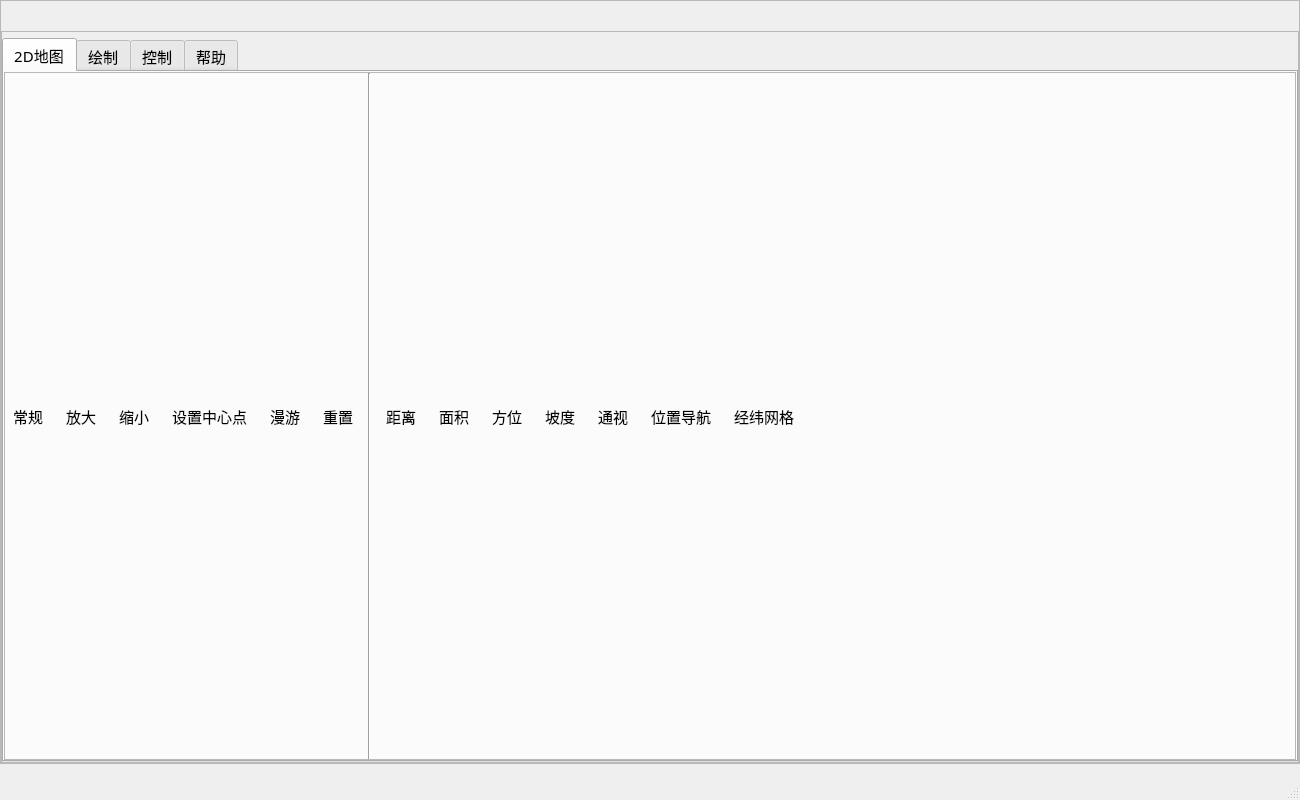
<?xml version="1.0" encoding="UTF-8"?>
<ui version="4.0">
 <class>MAP_GUI_MainWindow</class>
 <widget class="QMainWindow" name="MAP_GUI_MainWindow">
  <property name="geometry">
   <rect>
    <x>0</x>
    <y>0</y>
    <width>1300</width>
    <height>800</height>
   </rect>
  </property>
  <property name="font">
   <font>
    <family>微软雅黑</family>
    <pointsize>11</pointsize>
   </font>
  </property>
  <property name="windowTitle">
   <string>MainWindow</string>
  </property>
  <widget class="QWidget" name="centralwidget">
   <layout class="QGridLayout" name="gridLayout">
    <property name="leftMargin">
     <number>0</number>
    </property>
    <property name="topMargin">
     <number>0</number>
    </property>
    <property name="rightMargin">
     <number>0</number>
    </property>
    <property name="bottomMargin">
     <number>9</number>
    </property>
    <item row="0" column="0">
     <widget class="QFrame" name="mapFrame">
      <property name="frameShape">
       <enum>QFrame::StyledPanel</enum>
      </property>
      <property name="frameShadow">
       <enum>QFrame::Raised</enum>
      </property>
      <layout class="QGridLayout" name="gridLayout_2" rowstretch="1,0">
       <property name="leftMargin">
        <number>0</number>
       </property>
       <property name="topMargin">
        <number>0</number>
       </property>
       <property name="rightMargin">
        <number>0</number>
       </property>
       <property name="bottomMargin">
        <number>0</number>
       </property>
       <property name="spacing">
        <number>0</number>
       </property>
       <item row="1" column="0">
        <widget class="QFrame" name="RibbornFrame">
         <property name="frameShape">
          <enum>QFrame::StyledPanel</enum>
         </property>
         <property name="frameShadow">
          <enum>QFrame::Raised</enum>
         </property>
         <layout class="QGridLayout" name="gridLayout_7">
          <property name="leftMargin">
           <number>0</number>
          </property>
          <property name="topMargin">
           <number>6</number>
          </property>
          <property name="rightMargin">
           <number>0</number>
          </property>
          <property name="bottomMargin">
           <number>0</number>
          </property>
          <property name="spacing">
           <number>0</number>
          </property>
          <item row="0" column="0">
           <widget class="QTabWidget" name="RibbornMenu">
            <property name="font">
             <font>
              <family>微软雅黑</family>
             </font>
            </property>
            <property name="currentIndex">
             <number>0</number>
            </property>
            <widget class="QWidget" name="tab">
             <attribute name="title">
              <string>2D地图</string>
             </attribute>
             <layout class="QGridLayout" name="gridLayout_3">
              <property name="leftMargin">
               <number>0</number>
              </property>
              <property name="topMargin">
               <number>0</number>
              </property>
              <property name="rightMargin">
               <number>0</number>
              </property>
              <property name="bottomMargin">
               <number>0</number>
              </property>
              <property name="spacing">
               <number>0</number>
              </property>
              <item row="0" column="0">
               <widget class="QFrame" name="m_DataFrame_4">
                <property name="frameShape">
                 <enum>QFrame::StyledPanel</enum>
                </property>
                <property name="frameShadow">
                 <enum>QFrame::Raised</enum>
                </property>
                <layout class="QHBoxLayout" name="horizontalLayout_3">
                 <property name="spacing">
                  <number>7</number>
                 </property>
                 <property name="leftMargin">
                  <number>0</number>
                 </property>
                 <property name="topMargin">
                  <number>0</number>
                 </property>
                 <property name="rightMargin">
                  <number>0</number>
                 </property>
                 <property name="bottomMargin">
                  <number>0</number>
                 </property>
                 <item>
                  <widget class="QToolButton" name="m_CreateDataSourcePtn_4">
                   <property name="text">
                    <string>常规</string>
                   </property>
                   <property name="icon">
                    <iconset resource="../resource.qrc">
                     <normaloff>:/Icon/icon/normal.png</normaloff>:/Icon/icon/normal.png</iconset>
                   </property>
                   <property name="iconSize">
                    <size>
                     <width>30</width>
                     <height>30</height>
                    </size>
                   </property>
                   <property name="toolButtonStyle">
                    <enum>Qt::ToolButtonTextUnderIcon</enum>
                   </property>
                   <property name="autoRaise">
                    <bool>true</bool>
                   </property>
                  </widget>
                 </item>
                 <item>
                  <widget class="QToolButton" name="m_OpenDataSourcePtn_4">
                   <property name="text">
                    <string>放大</string>
                   </property>
                   <property name="icon">
                    <iconset resource="../resource.qrc">
                     <normaloff>:/Icon/icon/amplify.png</normaloff>:/Icon/icon/amplify.png</iconset>
                   </property>
                   <property name="iconSize">
                    <size>
                     <width>30</width>
                     <height>30</height>
                    </size>
                   </property>
                   <property name="toolButtonStyle">
                    <enum>Qt::ToolButtonTextUnderIcon</enum>
                   </property>
                   <property name="autoRaise">
                    <bool>true</bool>
                   </property>
                  </widget>
                 </item>
                 <item>
                  <widget class="QToolButton" name="m_EditDataSourcePtn_3">
                   <property name="text">
                    <string>缩小</string>
                   </property>
                   <property name="icon">
                    <iconset resource="../resource.qrc">
                     <normaloff>:/Icon/icon/reduce.png</normaloff>:/Icon/icon/reduce.png</iconset>
                   </property>
                   <property name="iconSize">
                    <size>
                     <width>30</width>
                     <height>30</height>
                    </size>
                   </property>
                   <property name="toolButtonStyle">
                    <enum>Qt::ToolButtonTextUnderIcon</enum>
                   </property>
                   <property name="autoRaise">
                    <bool>true</bool>
                   </property>
                  </widget>
                 </item>
                 <item>
                  <widget class="QToolButton" name="m_DeleteDataSourcePtn_3">
                   <property name="text">
                    <string>设置中心点</string>
                   </property>
                   <property name="icon">
                    <iconset resource="../resource.qrc">
                     <normaloff>:/Icon/icon/target.png</normaloff>:/Icon/icon/target.png</iconset>
                   </property>
                   <property name="iconSize">
                    <size>
                     <width>30</width>
                     <height>30</height>
                    </size>
                   </property>
                   <property name="toolButtonStyle">
                    <enum>Qt::ToolButtonTextUnderIcon</enum>
                   </property>
                   <property name="autoRaise">
                    <bool>true</bool>
                   </property>
                  </widget>
                 </item>
                 <item>
                  <widget class="QToolButton" name="m_CreateTablePtn_3">
                   <property name="text">
                    <string>漫游</string>
                   </property>
                   <property name="icon">
                    <iconset resource="../resource.qrc">
                     <normaloff>:/Icon/icon/Hand.png</normaloff>:/Icon/icon/Hand.png</iconset>
                   </property>
                   <property name="iconSize">
                    <size>
                     <width>30</width>
                     <height>30</height>
                    </size>
                   </property>
                   <property name="toolButtonStyle">
                    <enum>Qt::ToolButtonTextUnderIcon</enum>
                   </property>
                   <property name="autoRaise">
                    <bool>true</bool>
                   </property>
                  </widget>
                 </item>
                 <item>
                  <widget class="QToolButton" name="m_EditTablePtn_3">
                   <property name="text">
                    <string>重置</string>
                   </property>
                   <property name="icon">
                    <iconset resource="../resource.qrc">
                     <normaloff>:/Icon/icon/reset.png</normaloff>:/Icon/icon/reset.png</iconset>
                   </property>
                   <property name="iconSize">
                    <size>
                     <width>30</width>
                     <height>30</height>
                    </size>
                   </property>
                   <property name="toolButtonStyle">
                    <enum>Qt::ToolButtonTextUnderIcon</enum>
                   </property>
                   <property name="autoRaise">
                    <bool>true</bool>
                   </property>
                  </widget>
                 </item>
                 <item>
                  <widget class="Line" name="m_DataLine2_4">
                   <property name="orientation">
                    <enum>Qt::Vertical</enum>
                   </property>
                  </widget>
                 </item>
                 <item>
                  <widget class="QToolButton" name="m_DistancePtn">
                   <property name="text">
                    <string>距离</string>
                   </property>
                   <property name="icon">
                    <iconset resource="../resource.qrc">
                     <normaloff>:/Icon/icon/distance.png</normaloff>:/Icon/icon/distance.png</iconset>
                   </property>
                   <property name="iconSize">
                    <size>
                     <width>30</width>
                     <height>30</height>
                    </size>
                   </property>
                   <property name="toolButtonStyle">
                    <enum>Qt::ToolButtonTextUnderIcon</enum>
                   </property>
                   <property name="autoRaise">
                    <bool>true</bool>
                   </property>
                  </widget>
                 </item>
                 <item>
                  <widget class="QToolButton" name="m_AreaPtn">
                   <property name="text">
                    <string>面积</string>
                   </property>
                   <property name="icon">
                    <iconset resource="../resource.qrc">
                     <normaloff>:/Icon/icon/area-gra.png</normaloff>:/Icon/icon/area-gra.png</iconset>
                   </property>
                   <property name="iconSize">
                    <size>
                     <width>30</width>
                     <height>30</height>
                    </size>
                   </property>
                   <property name="toolButtonStyle">
                    <enum>Qt::ToolButtonTextUnderIcon</enum>
                   </property>
                   <property name="autoRaise">
                    <bool>true</bool>
                   </property>
                  </widget>
                 </item>
                 <item>
                  <widget class="QToolButton" name="toolButton_3">
                   <property name="text">
                    <string>方位</string>
                   </property>
                   <property name="icon">
                    <iconset resource="../resource.qrc">
                     <normaloff>:/Icon/icon/direction.png</normaloff>:/Icon/icon/direction.png</iconset>
                   </property>
                   <property name="iconSize">
                    <size>
                     <width>30</width>
                     <height>30</height>
                    </size>
                   </property>
                   <property name="toolButtonStyle">
                    <enum>Qt::ToolButtonTextUnderIcon</enum>
                   </property>
                   <property name="autoRaise">
                    <bool>true</bool>
                   </property>
                  </widget>
                 </item>
                 <item>
                  <widget class="QToolButton" name="toolButton_4">
                   <property name="text">
                    <string>坡度</string>
                   </property>
                   <property name="icon">
                    <iconset resource="../resource.qrc">
                     <normaloff>:/Icon/icon/slope.png</normaloff>:/Icon/icon/slope.png</iconset>
                   </property>
                   <property name="iconSize">
                    <size>
                     <width>30</width>
                     <height>30</height>
                    </size>
                   </property>
                   <property name="toolButtonStyle">
                    <enum>Qt::ToolButtonTextUnderIcon</enum>
                   </property>
                   <property name="autoRaise">
                    <bool>true</bool>
                   </property>
                  </widget>
                 </item>
                 <item>
                  <widget class="QToolButton" name="toolButton_5">
                   <property name="text">
                    <string>通视</string>
                   </property>
                   <property name="icon">
                    <iconset resource="../resource.qrc">
                     <normaloff>:/Icon/icon/vision.png</normaloff>:/Icon/icon/vision.png</iconset>
                   </property>
                   <property name="iconSize">
                    <size>
                     <width>30</width>
                     <height>30</height>
                    </size>
                   </property>
                   <property name="toolButtonStyle">
                    <enum>Qt::ToolButtonTextUnderIcon</enum>
                   </property>
                   <property name="autoRaise">
                    <bool>true</bool>
                   </property>
                  </widget>
                 </item>
                 <item>
                  <widget class="QToolButton" name="toolButton_6">
                   <property name="text">
                    <string>位置导航</string>
                   </property>
                   <property name="icon">
                    <iconset resource="../resource.qrc">
                     <normaloff>:/Icon/icon/navigation.png</normaloff>:/Icon/icon/navigation.png</iconset>
                   </property>
                   <property name="iconSize">
                    <size>
                     <width>30</width>
                     <height>30</height>
                    </size>
                   </property>
                   <property name="toolButtonStyle">
                    <enum>Qt::ToolButtonTextUnderIcon</enum>
                   </property>
                   <property name="autoRaise">
                    <bool>true</bool>
                   </property>
                  </widget>
                 </item>
                 <item>
                  <widget class="QToolButton" name="toolButton_7">
                   <property name="text">
                    <string>经纬网格</string>
                   </property>
                   <property name="icon">
                    <iconset resource="../resource.qrc">
                     <normaloff>:/Icon/icon/world_grid.png</normaloff>:/Icon/icon/world_grid.png</iconset>
                   </property>
                   <property name="iconSize">
                    <size>
                     <width>30</width>
                     <height>30</height>
                    </size>
                   </property>
                   <property name="toolButtonStyle">
                    <enum>Qt::ToolButtonTextUnderIcon</enum>
                   </property>
                   <property name="autoRaise">
                    <bool>true</bool>
                   </property>
                  </widget>
                 </item>
                 <item>
                  <spacer name="m_DataSpacer_4">
                   <property name="orientation">
                    <enum>Qt::Horizontal</enum>
                   </property>
                   <property name="sizeHint" stdset="0">
                    <size>
                     <width>40</width>
                     <height>20</height>
                    </size>
                   </property>
                  </spacer>
                 </item>
                 <item>
                  <layout class="QVBoxLayout" name="verticalLayout_4">
                   <property name="rightMargin">
                    <number>8</number>
                   </property>
                   <item>
                    <spacer name="verticalSpacer_6">
                     <property name="orientation">
                      <enum>Qt::Vertical</enum>
                     </property>
                     <property name="sizeHint" stdset="0">
                      <size>
                       <width>20</width>
                       <height>40</height>
                      </size>
                     </property>
                    </spacer>
                   </item>
                   <item>
                    <widget class="QToolButton" name="m_dataFixPtn_4">
                     <property name="toolTip">
                      <string>折叠功能区</string>
                     </property>
                     <property name="text">
                      <string/>
                     </property>
                     <property name="icon">
                      <iconset>
                       <normaloff>:/icon/icon/up.png</normaloff>:/icon/icon/up.png</iconset>
                     </property>
                     <property name="autoRaise">
                      <bool>true</bool>
                     </property>
                    </widget>
                   </item>
                  </layout>
                 </item>
                </layout>
               </widget>
              </item>
             </layout>
            </widget>
            <widget class="QWidget" name="helpSystemTab">
             <attribute name="title">
              <string>绘制</string>
             </attribute>
             <layout class="QGridLayout" name="gridLayout_5">
              <property name="leftMargin">
               <number>0</number>
              </property>
              <property name="topMargin">
               <number>0</number>
              </property>
              <property name="rightMargin">
               <number>0</number>
              </property>
              <property name="bottomMargin">
               <number>0</number>
              </property>
              <property name="spacing">
               <number>0</number>
              </property>
              <item row="0" column="1">
               <widget class="QFrame" name="m_DataFrame">
                <property name="frameShape">
                 <enum>QFrame::StyledPanel</enum>
                </property>
                <property name="frameShadow">
                 <enum>QFrame::Raised</enum>
                </property>
                <layout class="QHBoxLayout" name="horizontalLayout_2">
                 <property name="spacing">
                  <number>7</number>
                 </property>
                 <property name="leftMargin">
                  <number>0</number>
                 </property>
                 <property name="topMargin">
                  <number>0</number>
                 </property>
                 <property name="rightMargin">
                  <number>0</number>
                 </property>
                 <property name="bottomMargin">
                  <number>0</number>
                 </property>
                 <item>
                  <widget class="QToolButton" name="m_CreateDataSourcePtn">
                   <property name="text">
                    <string>复制</string>
                   </property>
                   <property name="icon">
                    <iconset resource="../resource.qrc">
                     <normaloff>:/Icon/icon/copy.png</normaloff>:/Icon/icon/copy.png</iconset>
                   </property>
                   <property name="iconSize">
                    <size>
                     <width>30</width>
                     <height>30</height>
                    </size>
                   </property>
                   <property name="toolButtonStyle">
                    <enum>Qt::ToolButtonTextUnderIcon</enum>
                   </property>
                   <property name="autoRaise">
                    <bool>true</bool>
                   </property>
                  </widget>
                 </item>
                 <item>
                  <widget class="QToolButton" name="m_OpenDataSourcePtn">
                   <property name="text">
                    <string>剪切</string>
                   </property>
                   <property name="icon">
                    <iconset resource="../resource.qrc">
                     <normaloff>:/Icon/icon/cut.png</normaloff>:/Icon/icon/cut.png</iconset>
                   </property>
                   <property name="iconSize">
                    <size>
                     <width>30</width>
                     <height>30</height>
                    </size>
                   </property>
                   <property name="toolButtonStyle">
                    <enum>Qt::ToolButtonTextUnderIcon</enum>
                   </property>
                   <property name="autoRaise">
                    <bool>true</bool>
                   </property>
                  </widget>
                 </item>
                 <item>
                  <widget class="QToolButton" name="m_EditDataSourcePtn">
                   <property name="text">
                    <string>粘贴</string>
                   </property>
                   <property name="icon">
                    <iconset resource="../resource.qrc">
                     <normaloff>:/Icon/icon/paste.png</normaloff>:/Icon/icon/paste.png</iconset>
                   </property>
                   <property name="iconSize">
                    <size>
                     <width>30</width>
                     <height>30</height>
                    </size>
                   </property>
                   <property name="toolButtonStyle">
                    <enum>Qt::ToolButtonTextUnderIcon</enum>
                   </property>
                   <property name="autoRaise">
                    <bool>true</bool>
                   </property>
                  </widget>
                 </item>
                 <item>
                  <widget class="QToolButton" name="m_DeleteDataSourcePtn">
                   <property name="text">
                    <string>删除</string>
                   </property>
                   <property name="icon">
                    <iconset resource="../resource.qrc">
                     <normaloff>:/Icon/icon/delete.png</normaloff>:/Icon/icon/delete.png</iconset>
                   </property>
                   <property name="iconSize">
                    <size>
                     <width>30</width>
                     <height>30</height>
                    </size>
                   </property>
                   <property name="toolButtonStyle">
                    <enum>Qt::ToolButtonTextUnderIcon</enum>
                   </property>
                   <property name="autoRaise">
                    <bool>true</bool>
                   </property>
                  </widget>
                 </item>
                 <item>
                  <widget class="Line" name="m_DataLine">
                   <property name="orientation">
                    <enum>Qt::Vertical</enum>
                   </property>
                  </widget>
                 </item>
                 <item>
                  <spacer name="m_DataSpacer">
                   <property name="orientation">
                    <enum>Qt::Horizontal</enum>
                   </property>
                   <property name="sizeHint" stdset="0">
                    <size>
                     <width>40</width>
                     <height>20</height>
                    </size>
                   </property>
                  </spacer>
                 </item>
                 <item>
                  <layout class="QVBoxLayout" name="verticalLayout_3">
                   <property name="rightMargin">
                    <number>8</number>
                   </property>
                   <item>
                    <spacer name="verticalSpacer_2">
                     <property name="orientation">
                      <enum>Qt::Vertical</enum>
                     </property>
                     <property name="sizeHint" stdset="0">
                      <size>
                       <width>20</width>
                       <height>40</height>
                      </size>
                     </property>
                    </spacer>
                   </item>
                   <item>
                    <widget class="QToolButton" name="m_dataFixPtn">
                     <property name="toolTip">
                      <string>折叠功能区</string>
                     </property>
                     <property name="text">
                      <string/>
                     </property>
                     <property name="icon">
                      <iconset>
                       <normaloff>:/icon/icon/up.png</normaloff>:/icon/icon/up.png</iconset>
                     </property>
                     <property name="autoRaise">
                      <bool>true</bool>
                     </property>
                    </widget>
                   </item>
                  </layout>
                 </item>
                </layout>
               </widget>
              </item>
             </layout>
            </widget>
            <widget class="QWidget" name="settingTab">
             <attribute name="title">
              <string>控制</string>
             </attribute>
             <layout class="QGridLayout" name="gridLayout_6">
              <property name="leftMargin">
               <number>0</number>
              </property>
              <property name="topMargin">
               <number>0</number>
              </property>
              <property name="rightMargin">
               <number>0</number>
              </property>
              <property name="bottomMargin">
               <number>0</number>
              </property>
              <property name="spacing">
               <number>0</number>
              </property>
              <item row="0" column="0">
               <widget class="QFrame" name="m_DataFrame_2">
                <property name="frameShape">
                 <enum>QFrame::StyledPanel</enum>
                </property>
                <property name="frameShadow">
                 <enum>QFrame::Raised</enum>
                </property>
                <layout class="QHBoxLayout" name="horizontalLayout_4">
                 <property name="spacing">
                  <number>7</number>
                 </property>
                 <property name="leftMargin">
                  <number>0</number>
                 </property>
                 <property name="topMargin">
                  <number>0</number>
                 </property>
                 <property name="rightMargin">
                  <number>0</number>
                 </property>
                 <property name="bottomMargin">
                  <number>0</number>
                 </property>
                 <item>
                  <widget class="QToolButton" name="m_CreateDataSourcePtn_2">
                   <property name="text">
                    <string>图层管理</string>
                   </property>
                   <property name="icon">
                    <iconset resource="../resource.qrc">
                     <normaloff>:/Icon/icon/layer.png</normaloff>:/Icon/icon/layer.png</iconset>
                   </property>
                   <property name="iconSize">
                    <size>
                     <width>30</width>
                     <height>30</height>
                    </size>
                   </property>
                   <property name="toolButtonStyle">
                    <enum>Qt::ToolButtonTextUnderIcon</enum>
                   </property>
                   <property name="autoRaise">
                    <bool>true</bool>
                   </property>
                  </widget>
                 </item>
                 <item>
                  <widget class="QToolButton" name="m_OpenDataSourcePtn_2">
                   <property name="text">
                    <string>显示管理</string>
                   </property>
                   <property name="icon">
                    <iconset resource="../resource.qrc">
                     <normaloff>:/Icon/icon/screen.png</normaloff>:/Icon/icon/screen.png</iconset>
                   </property>
                   <property name="iconSize">
                    <size>
                     <width>30</width>
                     <height>30</height>
                    </size>
                   </property>
                   <property name="toolButtonStyle">
                    <enum>Qt::ToolButtonTextUnderIcon</enum>
                   </property>
                   <property name="autoRaise">
                    <bool>true</bool>
                   </property>
                  </widget>
                 </item>
                 <item>
                  <widget class="Line" name="m_DataLine2_2">
                   <property name="orientation">
                    <enum>Qt::Vertical</enum>
                   </property>
                  </widget>
                 </item>
                 <item>
                  <spacer name="m_DataSpacer_2">
                   <property name="orientation">
                    <enum>Qt::Horizontal</enum>
                   </property>
                   <property name="sizeHint" stdset="0">
                    <size>
                     <width>40</width>
                     <height>20</height>
                    </size>
                   </property>
                  </spacer>
                 </item>
                 <item>
                  <layout class="QVBoxLayout" name="verticalLayout_6">
                   <property name="rightMargin">
                    <number>8</number>
                   </property>
                   <item>
                    <spacer name="verticalSpacer_5">
                     <property name="orientation">
                      <enum>Qt::Vertical</enum>
                     </property>
                     <property name="sizeHint" stdset="0">
                      <size>
                       <width>20</width>
                       <height>40</height>
                      </size>
                     </property>
                    </spacer>
                   </item>
                   <item>
                    <widget class="QToolButton" name="m_dataFixPtn_2">
                     <property name="toolTip">
                      <string>折叠功能区</string>
                     </property>
                     <property name="text">
                      <string/>
                     </property>
                     <property name="icon">
                      <iconset>
                       <normaloff>:/icon/icon/up.png</normaloff>:/icon/icon/up.png</iconset>
                     </property>
                     <property name="autoRaise">
                      <bool>true</bool>
                     </property>
                    </widget>
                   </item>
                  </layout>
                 </item>
                </layout>
               </widget>
              </item>
             </layout>
            </widget>
            <widget class="QWidget" name="tab_2">
             <attribute name="title">
              <string>帮助</string>
             </attribute>
             <layout class="QGridLayout" name="gridLayout_4">
              <property name="leftMargin">
               <number>0</number>
              </property>
              <property name="topMargin">
               <number>0</number>
              </property>
              <property name="rightMargin">
               <number>0</number>
              </property>
              <property name="bottomMargin">
               <number>0</number>
              </property>
              <item row="0" column="0">
               <widget class="QFrame" name="m_DataFrame_3">
                <property name="frameShape">
                 <enum>QFrame::StyledPanel</enum>
                </property>
                <property name="frameShadow">
                 <enum>QFrame::Raised</enum>
                </property>
                <layout class="QHBoxLayout" name="horizontalLayout_5">
                 <property name="spacing">
                  <number>7</number>
                 </property>
                 <property name="leftMargin">
                  <number>0</number>
                 </property>
                 <property name="topMargin">
                  <number>0</number>
                 </property>
                 <property name="rightMargin">
                  <number>0</number>
                 </property>
                 <property name="bottomMargin">
                  <number>0</number>
                 </property>
                 <item>
                  <widget class="QToolButton" name="m_CreateDataSourcePtn_3">
                   <property name="text">
                    <string>显示配置</string>
                   </property>
                   <property name="icon">
                    <iconset resource="../resource.qrc">
                     <normaloff>:/Icon/icon/setting.png</normaloff>:/Icon/icon/setting.png</iconset>
                   </property>
                   <property name="iconSize">
                    <size>
                     <width>30</width>
                     <height>30</height>
                    </size>
                   </property>
                   <property name="toolButtonStyle">
                    <enum>Qt::ToolButtonTextUnderIcon</enum>
                   </property>
                   <property name="autoRaise">
                    <bool>true</bool>
                   </property>
                  </widget>
                 </item>
                 <item>
                  <widget class="QToolButton" name="m_OpenDataSourcePtn_3">
                   <property name="text">
                    <string>插件管理</string>
                   </property>
                   <property name="icon">
                    <iconset resource="../resource.qrc">
                     <normaloff>:/Icon/icon/plug.png</normaloff>:/Icon/icon/plug.png</iconset>
                   </property>
                   <property name="iconSize">
                    <size>
                     <width>30</width>
                     <height>30</height>
                    </size>
                   </property>
                   <property name="toolButtonStyle">
                    <enum>Qt::ToolButtonTextUnderIcon</enum>
                   </property>
                   <property name="autoRaise">
                    <bool>true</bool>
                   </property>
                  </widget>
                 </item>
                 <item>
                  <widget class="Line" name="m_DataLine2_3">
                   <property name="orientation">
                    <enum>Qt::Vertical</enum>
                   </property>
                  </widget>
                 </item>
                 <item>
                  <spacer name="m_DataSpacer_3">
                   <property name="orientation">
                    <enum>Qt::Horizontal</enum>
                   </property>
                   <property name="sizeHint" stdset="0">
                    <size>
                     <width>40</width>
                     <height>20</height>
                    </size>
                   </property>
                  </spacer>
                 </item>
                 <item>
                  <layout class="QVBoxLayout" name="verticalLayout_7">
                   <property name="rightMargin">
                    <number>8</number>
                   </property>
                   <item>
                    <spacer name="verticalSpacer_7">
                     <property name="orientation">
                      <enum>Qt::Vertical</enum>
                     </property>
                     <property name="sizeHint" stdset="0">
                      <size>
                       <width>20</width>
                       <height>40</height>
                      </size>
                     </property>
                    </spacer>
                   </item>
                   <item>
                    <widget class="QToolButton" name="m_dataFixPtn_3">
                     <property name="toolTip">
                      <string>折叠功能区</string>
                     </property>
                     <property name="text">
                      <string/>
                     </property>
                     <property name="icon">
                      <iconset>
                       <normaloff>:/icon/icon/up.png</normaloff>:/icon/icon/up.png</iconset>
                     </property>
                     <property name="autoRaise">
                      <bool>true</bool>
                     </property>
                    </widget>
                   </item>
                  </layout>
                 </item>
                </layout>
               </widget>
              </item>
             </layout>
            </widget>
           </widget>
          </item>
         </layout>
        </widget>
       </item>
       <item row="0" column="0">
        <widget class="MAP_GUI_TitleBar" name="mapTitle" native="true">
         <property name="minimumSize">
          <size>
           <width>0</width>
           <height>30</height>
          </size>
         </property>
         <property name="maximumSize">
          <size>
           <width>16777215</width>
           <height>30</height>
          </size>
         </property>
        </widget>
       </item>
      </layout>
     </widget>
    </item>
   </layout>
  </widget>
  <widget class="QStatusBar" name="statusbar"/>
 </widget>
 <customwidgets>
  <customwidget>
   <class>MAP_GUI_TitleBar</class>
   <extends>QWidget</extends>
   <header location="global">map_gui\map_gui_titlebar.h</header>
   <container>1</container>
  </customwidget>
 </customwidgets>
 <resources>
  <include location="../resource.qrc"/>
 </resources>
 <connections/>
</ui>
